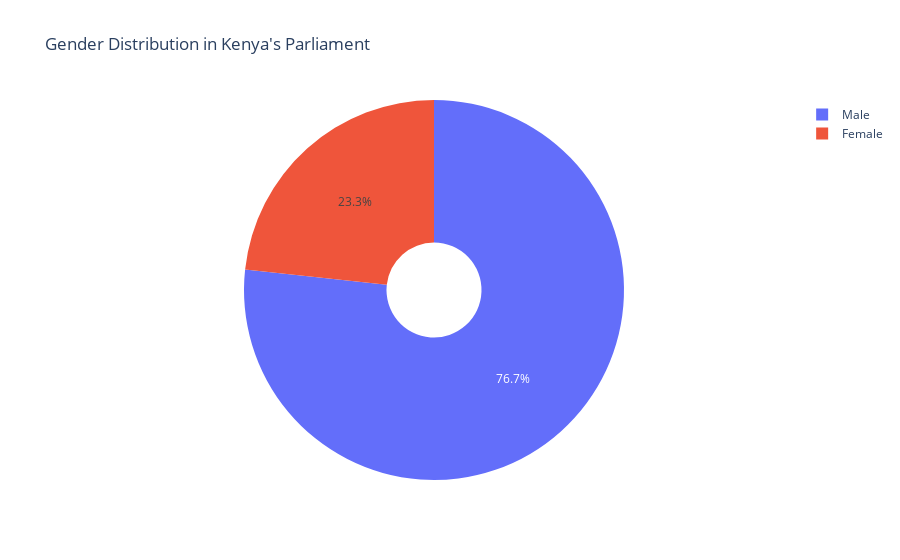

Source (notebook cell):
### Markdown cell above
#### Pie Chart

### Code cell
# Using plotly.graph_objects
gender = ['Female', 'Male']
counts = [81,267]

import plotly.graph_objects as go

# Create a Pie chart
fig = go.Figure(data=[go.Pie(labels=gender, values=counts, hole=0.25)])

# Update layout to add a title
fig.update_layout(title="Gender Distribution in Kenya's Parliament")

# Show the plot
fig.show()

### Figure 1 — Plotly figure (JSON) as saved in the notebook; plotly's stock layout.template omitted (floating-point values rounded to 4 significant figures)
{"data": [{"hole": 0.25, "labels": ["Female", "Male"], "type": "pie", "values": [81, 267]}], "layout": {"title": {"text": "Gender Distribution in Kenya's Parliament"}}}
